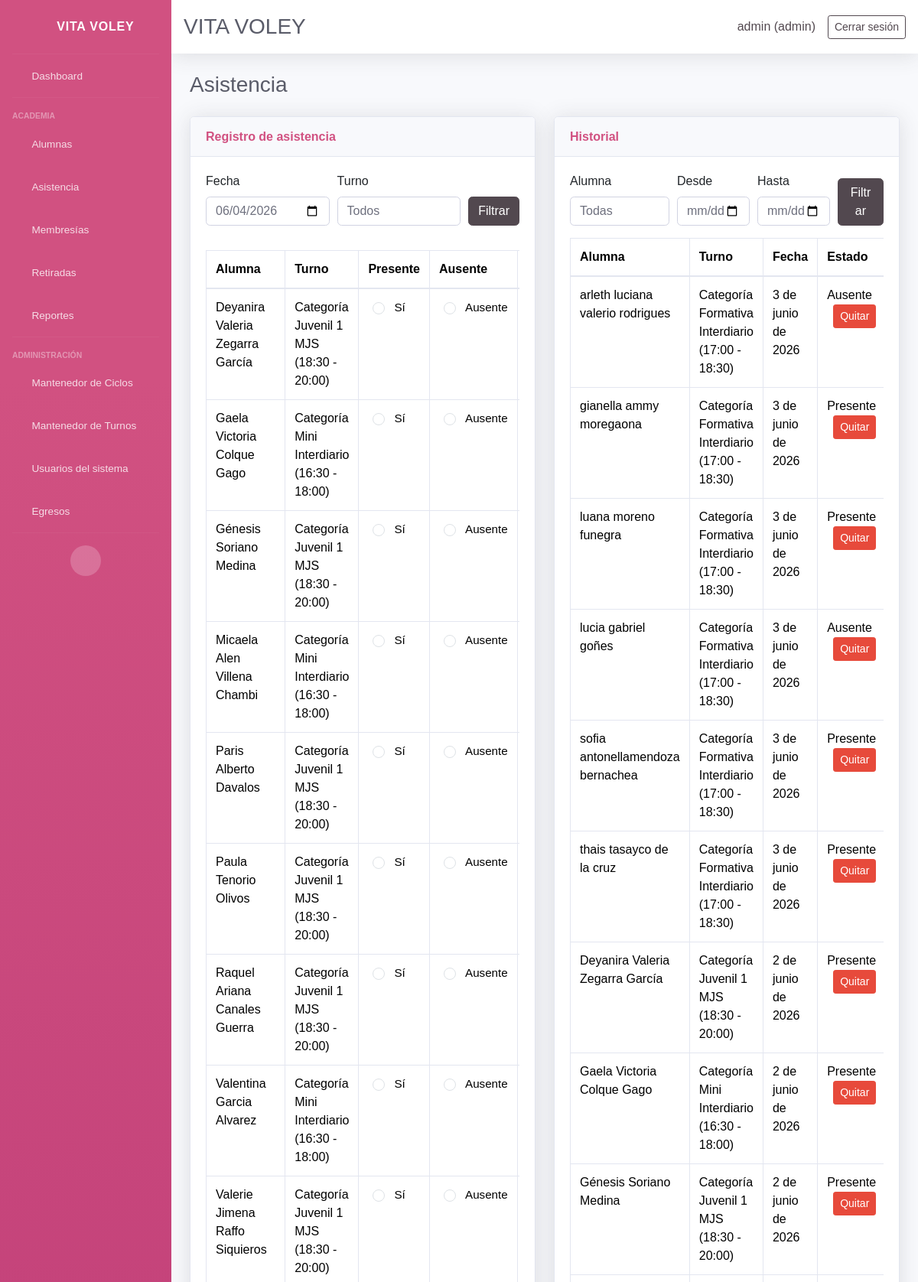
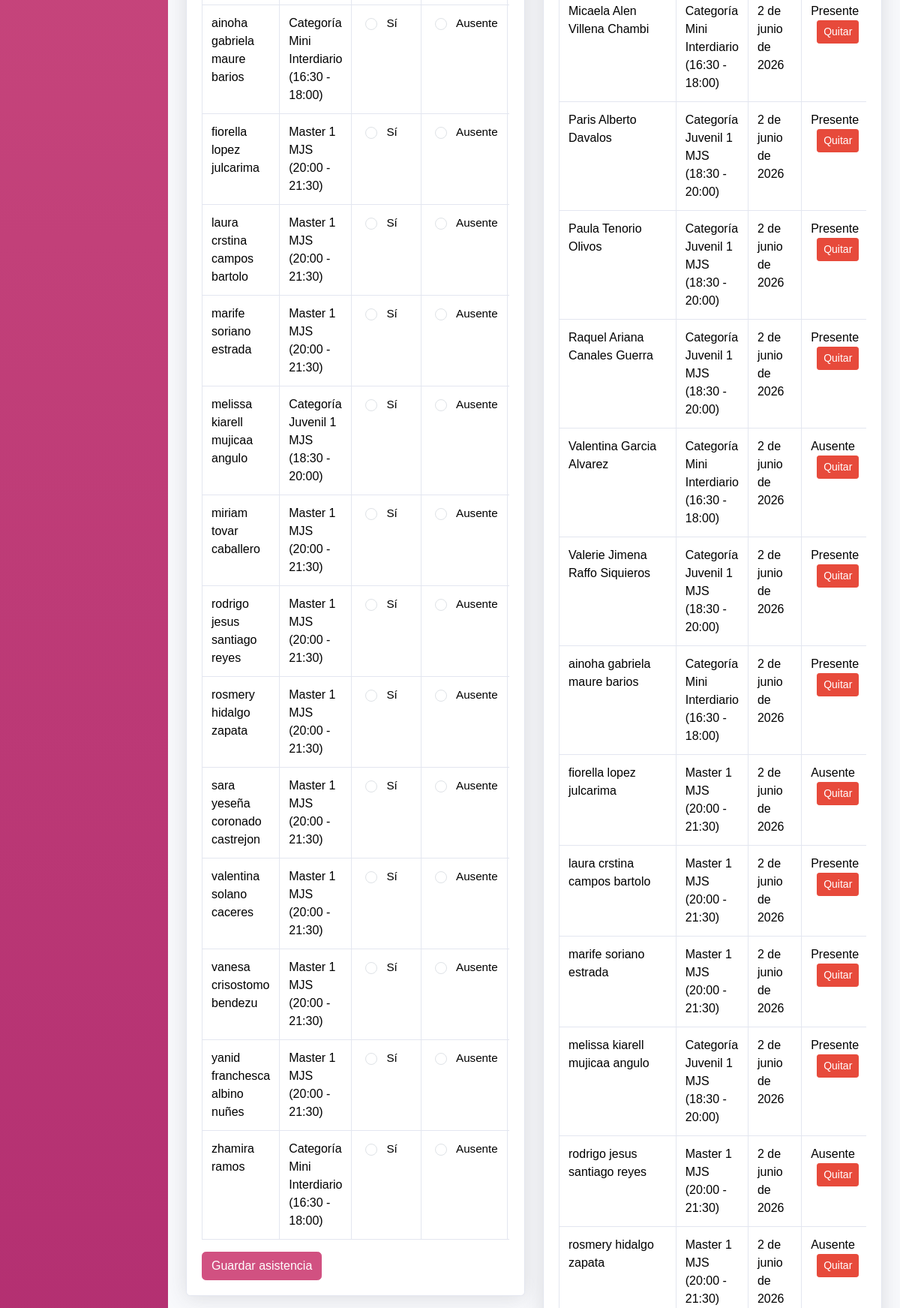
Page /attendance/ (signed in, upper part) on the committed database (2 pictures, top to bottom).
### core/models.py (models this page shows, shortened)
class Student(models.Model):
    ENROLLMENT_STATUS_CHOICES = ENROLLMENT_STATUS_CHOICES
    name = models.CharField(max_length=120)
    age = models.PositiveSmallIntegerField(blank=True, null=True)
    dni = models.CharField(max_length=15, blank=True, null=True)
    email = models.EmailField(blank=True, null=True)
    contact = models.CharField(max_length=200, blank=True, null=True, verbose_name='Teléfono del estudiante')
    gender = models.CharField(max_length=10, choices=GENDER_CHOICES, blank=True, null=True, verbose_name='Género')
    cycle = models.ForeignKey(
        Cycle,
        on_delete=models.SET_NULL,
        blank=True,
        null=True,
        related_name='students',
        verbose_name='Ciclo',
    )
    student_condition = models.CharField(
        max_length=20,
        choices=STUDENT_CONDITION_CHOICES,
        default='regular',
        verbose_name='Condición del alumno',
    )
    school = models.CharField(max_length=120, blank=True, null=True, verbose_name='Colegio')
    size = models.CharField(max_length=5, choices=SIZE_CHOICES, blank=True, null=True, verbose_name='Talla')
    referral_source = models.CharField(max_length=200, blank=True, null=True, verbose_name='¿Cómo se enteró de la academia?')
    uniform_delivered = models.BooleanField(default=False, verbose_name='Se entregó uniforme')
    guardian = models.CharField(max_length=120, blank=True, null=True, verbose_name='Nombre del apoderado')
    guardian_dni = models.CharField(max_length=15, blank=True, null=True, verbose_name='DNI del apoderado')
    guardian_birth_date = models.DateField(blank=True, null=True, verbose_name='Fecha de nacimiento del apoderado')
    guardian_gender = models.CharField(
        max_length=10,
        choices=GENDER_CHOICES,
        blank=True,
        null=True,
        verbose_name='Género del apoderado',
    )
    guardian_phone = models.CharField(max_length=200, blank=True, null=True, verbose_name='Teléfono del apoderado')
    address = models.TextField(blank=True, null=True)
    shift = models.ForeignKey(Shift, on_delete=models.PROTECT, blank=True, null=True, related_name='students')
    enrollment_status = models.CharField(max_length=10, choices=ENROLLMENT_STATUS_CHOICES, default='active')
    retired = models.BooleanField(default=False)
    retired_reason = models.TextField(blank=True, null=True)
    retired_at = models.DateField(blank=True, null=True)
    monthly_fee = models.DecimalField(max_digits=10, decimal_places=2, blank=True, null=True)
    enrollment_date = models.DateField(blank=True, null=True)
    membership_start = models.DateField(blank=True, null=True, verbose_name='Inicio de membresía')
    membership_end = models.DateField(blank=True, null=True, verbose_name='Fin de membresía')
    birth_date = models.DateField(blank=True, null=True)
    attendance_days = models.JSONField(default=list, blank=True)
    created_at = models.DateTimeField(auto_now_add=True)
    class Meta:
        ordering = ['name']
    @property
    def active(self):
        return not self.retired and self.enrollment_status == 'active'
    def attends_on_weekday(self, weekday):
        if self.shift_id:
            return self.shift.is_active_on_weekday(weekday)
    def get_shift_display(self):
        if not self.shift:
            return ''
        return str(self.shift)

class Shift(models.Model):
    name = models.CharField(max_length=120)
    start_time = models.TimeField()
    end_time = models.TimeField()
    active_days = models.JSONField(default=list, blank=True)
    created_at = models.DateTimeField(auto_now_add=True)
    class Meta:
        ordering = ['name']
    @property
    def schedule(self):
        return f"{self.start_time.strftime('%H:%M')} - {self.end_time.strftime('%H:%M')}"
    def is_active_on_weekday(self, weekday):
        if weekday is None:
            return True
        days = self.active_days or []
        if not days or len(days) == 7:
            return True
        return weekday in days
    def __str__(self):
        return f"{self.name} ({self.schedule})"

class Attendance(models.Model):
    student = models.ForeignKey(Student, on_delete=models.CASCADE, related_name='attendance')
    date = models.DateField()
    status = models.CharField(max_length=10, choices=ATTENDANCE_STATUS_CHOICES, default='present')
    class Meta:
        ordering = ['-date']
        unique_together = ('student', 'date')

### core/views.py (the view, shortened to what this page needs)
# urls.py: path('attendance/', views.attendance_view, name='attendance'),
@login_required(login_url='login')
def attendance_view(request):
    selected_date = request.GET.get('date', _today_iso())
    shift_filter = request.GET.get('shift', '')
    history_student = request.GET.get('history_student', '')
    history_from = request.GET.get('history_from', '')
    history_to = request.GET.get('history_to', '')
    students = Student.objects.filter(retired=False, enrollment_status='active')
    selected_shift = None
    if shift_filter:
        selected_shift = Shift.objects.filter(pk=shift_filter).first()
        students = students.filter(shift=shift_filter)
    students = students.order_by('name')
    students = [
        student for student in students
        if _student_attends_on_date(student, selected_date)
        and _shift_active_on_date(selected_shift, selected_date)
    ]
    attendance_map = {
        att.student_id: att.status
        for att in Attendance.objects.filter(date=selected_date)
    }
    history = Attendance.objects.select_related('student').order_by('-date', 'student__name')
    if history_student:
        history = history.filter(student_id=history_student)
    if history_from:
        history = history.filter(date__gte=history_from)
    if history_to:
        history = history.filter(date__lte=history_to)
    if shift_filter:
        history = history.filter(student__shift=shift_filter)
    shift_choices = [(str(shift.id), str(shift)) for shift in Shift.objects.order_by('name')]
    return render(
        request,
        'core/attendance.html',
        {
            'students': students,
            'attendance_map': attendance_map,
            'selected_date': selected_date,
            'shift_filter': shift_filter,
            'history': history,
            'history_student': history_student,
            'history_from': history_from,
            'history_to': history_to,
            'shift_choices': shift_choices,
            'student_choices': Student.objects.filter(retired=False).order_by('name'),
        },
    )

### core/context_processors.py (called while the page is built, shortened)
def user_role_context(request):
    user_role = None
    is_admin = False
    is_secretary = False
    if request.user.is_authenticated:
        if request.user.is_superuser:
            user_role = 'admin'
            is_admin = True
    return {
        'user_role': user_role,
        'is_admin': is_admin,
        'is_secretary': is_secretary,
    }

### core/templatetags/core_tags.py (called while the page is built)
@register.filter
def get_item(dictionary, key):
    return dictionary.get(key)

### core/views.py (called while the page is built)
def _today_iso():
    return date.today().isoformat()

def _weekday_from_date(date_string):
    try:
        selected = date.fromisoformat(date_string)
    except (TypeError, ValueError):
        return None
    return selected.weekday() + 1 if selected.weekday() < 6 else 0

def _student_attends_on_date(student, date_string):
    return student.attends_on_weekday(_weekday_from_date(date_string))

def _shift_active_on_date(shift, date_string):
    if not shift:
        return True
    return shift.is_active_on_weekday(_weekday_from_date(date_string))

### core/templates/core/attendance.html (shortened to what this page needs)
{% extends 'core/base.html' %}
{% load core_tags %}
{% block content %}
<div class="d-sm-flex align-items-center justify-content-between mb-4">
    <h1 class="h3 mb-0 text-gray-800">Asistencia</h1>
</div>
<div class="row">
    <div class="col-lg-6 mb-4">
        <div class="card shadow">
            <div class="card-header py-3"><h6 class="m-0 font-weight-bold text-primary">Registro de asistencia</h6></div>
            <div class="card-body">
                <form method="get" class="form-row align-items-end mb-3">
                    <div class="col">
                        <label for="attendance_date">Fecha</label>
                        <input type="date" id="attendance_date" name="date" class="form-control" value="{{ selected_date }}">
                    </div>
                    <div class="col">
                        <label for="shift">Turno</label>
                        <select id="shift" name="shift" class="form-control">
                            <option value="">Todos</option>
                        </select>
                    </div>
                    <div class="col-auto">
                        <button class="btn btn-secondary">Filtrar</button>
                    </div>
                </form>
                <form method="post">
                    <div class="table-responsive">
                        <table class="table table-bordered">
                            <thead>
                                <tr>
                                    <th>Alumna</th>
                                    <th>Turno</th>
                                    <th>Presente</th>
                                    <th>Ausente</th>
                                    <th>Tarde</th>
                                </tr>
                            </thead>
                            <tbody>
                                {% for student in students %}
                                <tr>
                                    <td>{{ student.name }}</td>
                                    <td>{{ student.get_shift_display }}</td>
                                    <td>
                                        <div class="form-check">
                                            <input class="form-check-input" type="radio" name="status_{{ student.id }}" id="present_{{ student.id }}" value="present">
                                            <label class="form-check-label" for="present_{{ student.id }}">Sí</label>
                                        </div>
                                    </td>
                                    <td>
                                        <div class="form-check">
                                            <input class="form-check-input" type="radio" name="status_{{ student.id }}" id="absent_{{ student.id }}" value="absent"{% if attendance_map|get_item:student.id == 'absent' %} checked{% endif %}>
                                            <label class="form-check-label" for="absent_{{ student.id }}">Ausente</label>
                                        </div>
                                    </td>
                                    <td>
                                    </td>
                                </tr>
                            {% empty %}
                                <tr><td colspan="5">No hay alumnas programadas para la fecha/turno seleccionado.</td></tr>
                            {% endfor %}
                            </tbody>
                        </table>
                    </div>
                    <button class="btn btn-primary">Guardar asistencia</button>
                </form>
            </div>
        </div>
    </div>
    <div class="col-lg-6 mb-4">
        <div class="card shadow">
            <div class="card-header py-3"><h6 class="m-0 font-weight-bold text-primary">Historial</h6></div>
            <div class="card-body">
                <form method="get" class="form-row align-items-end mb-3">
                    <div class="col-md-4">
                        <label for="history_student">Alumna</label>
                        <select id="history_student" name="history_student" class="form-control">
                            <option value="">Todas</option>
                        </select>
                    </div>
                    <div class="col-md-3">
                        <label for="history_from">Desde</label>
                        <input type="date" id="history_from" name="history_from" class="form-control" value="{{ history_from }}">
                    </div>
                    <div class="col-md-3">
                        <label for="history_to">Hasta</label>
                        <input type="date" id="history_to" name="history_to" class="form-control" value="{{ history_to }}">
                    </div>
                    <div class="col-md-2">
                        <button class="btn btn-secondary btn-block">Filtrar</button>
                    </div>
                </form>
                <div class="table-responsive">
                    <table class="table table-bordered">
                        <thead><tr><th>Alumna</th><th>Turno</th><th>Fecha</th><th>Estado</th></tr></thead>
                        <tbody>
                            {% for item in history %}
                            <tr>
                                <td>{{ item.student.name }}</td>
                                <td>{{ item.student.get_shift_display }}</td>
                                <td>{{ item.date }}</td>
                                <td>
                                    {{ item.get_status_display }}
                                        {% if not is_secretary %}
                                        <form method="post" action="{% url 'attendance_delete' item.id %}" class="d-inline ml-2">
                                        <button type="submit" class="btn btn-sm btn-danger">Quitar</button>
                                    </form>
                                    {% endif %}
                                </td>
                            </tr>
                            {% empty %}
                            <tr><td colspan="4">No hay registros de asistencia.</td></tr>
                            {% endfor %}
                        </tbody>
                    </table>
                </div>
            </div>
        </div>
    </div>
</div>
{% endblock %}

### core/templates/core/header.html (shortened to what this page needs)
<nav class="navbar navbar-expand navbar-light bg-white topbar mb-4 static-top shadow">
    <div class="d-flex align-items-center w-100 justify-content-between">
        <h1 class="h3 mb-0 text-gray-800">VITA VOLEY</h1>
        {% if user.is_authenticated %}
        <div class="d-flex align-items-center">
            <span class="mr-3 text-secondary">{{ request.user.username }} ({{ user_role|default:'Usuario' }})</span>
            <a href="{% url 'logout' %}" class="btn btn-sm btn-outline-secondary">Cerrar sesión</a>
        </div>
        {% endif %}
    </div>
</nav>

### core/templates/core/base.html (style rules this page uses)
.form-check { padding-left: 30px; }
.form-check-label { font-size: 0.95rem; margin-left: 0.25rem; }

### rows in the picture
Student: name "Deyanira Valeria Zegarra García", shift "Categoría Juvenil 1 MJS (18:30 - 20:00)", id "☐ Sí", id "☐ Ausente"
Student: name "Gaela Victoria Colque Gago", shift "Categoría Mini Interdiario (16:30 - 18:00)", id "☐ Sí", id "☐ Ausente"
Student: name "Génesis Soriano Medina", shift "Categoría Juvenil 1 MJS (18:30 - 20:00)", id "☐ Sí", id "☐ Ausente"
Student: name "Micaela Alen Villena Chambi", shift "Categoría Mini Interdiario (16:30 - 18:00)", id "☐ Sí", id "☐ Ausente"
Student: name "Paris Alberto Davalos", shift "Categoría Juvenil 1 MJS (18:30 - 20:00)", id "☐ Sí", id "☐ Ausente"
Student: name "Paula Tenorio Olivos", shift "Categoría Juvenil 1 MJS (18:30 - 20:00)", id "☐ Sí", id "☐ Ausente"
Student: name "Raquel Ariana Canales Guerra", shift "Categoría Juvenil 1 MJS (18:30 - 20:00)", id "☐ Sí", id "☐ Ausente"
Student: name "Valentina Garcia Alvarez", shift "Categoría Mini Interdiario (16:30 - 18:00)", id "☐ Sí", id "☐ Ausente"
Student: name "Valerie Jimena Raffo Siquieros", shift "Categoría Juvenil 1 MJS (18:30 - 20:00)", id "☐ Sí", id "☐ Ausente"
Student: name "ainoha gabriela maure barios", shift "Categoría Mini Interdiario (16:30 - 18:00)", id "☐ Sí", id "☐ Ausente"
Student: name "fiorella lopez julcarima", shift "Master 1 MJS (20:00 - 21:30)", id "☐ Sí", id "☐ Ausente"
Student: name "laura crstina campos bartolo", shift "Master 1 MJS (20:00 - 21:30)", id "☐ Sí", id "☐ Ausente"
Student: name "marife soriano estrada", shift "Master 1 MJS (20:00 - 21:30)", id "☐ Sí", id "☐ Ausente"
Student: name "melissa kiarell mujicaa angulo", shift "Categoría Juvenil 1 MJS (18:30 - 20:00)", id "☐ Sí", id "☐ Ausente"
Student: name "miriam tovar caballero", shift "Master 1 MJS (20:00 - 21:30)", id "☐ Sí", id "☐ Ausente"
Student: name "rodrigo jesus santiago reyes", shift "Master 1 MJS (20:00 - 21:30)", id "☐ Sí", id "☐ Ausente"
Student: name "rosmery hidalgo zapata", shift "Master 1 MJS (20:00 - 21:30)", id "☐ Sí", id "☐ Ausente"
Student: name "sara yeseña coronado castrejon", shift "Master 1 MJS (20:00 - 21:30)", id "☐ Sí", id "☐ Ausente"
Student: name "valentina solano caceres", shift "Master 1 MJS (20:00 - 21:30)", id "☐ Sí", id "☐ Ausente"
Student: name "vanesa crisostomo bendezu", shift "Master 1 MJS (20:00 - 21:30)", id "☐ Sí", id "☐ Ausente"
Student: name "yanid franchesca albino nuñes", shift "Master 1 MJS (20:00 - 21:30)", id "☐ Sí", id "☐ Ausente"
Student: name "zhamira ramos", shift "Categoría Mini Interdiario (16:30 - 18:00)", id "☐ Sí", id "☐ Ausente"
Attendance: student.name "arleth luciana valerio rodrigues", student.shift "Categoría Formativa Interdiario (17:00 - 18:30)", date "3 de junio de 2026", status "Ausente"
Attendance: student.name "gianella ammy moregaona", student.shift "Categoría Formativa Interdiario (17:00 - 18:30)", date "3 de junio de 2026", status "Presente"
Attendance: student.name "luana moreno funegra", student.shift "Categoría Formativa Interdiario (17:00 - 18:30)", date "3 de junio de 2026", status "Presente"
Attendance: student.name "lucia gabriel goñes", student.shift "Categoría Formativa Interdiario (17:00 - 18:30)", date "3 de junio de 2026", status "Ausente"
Attendance: student.name "sofia antonellamendoza bernachea", student.shift "Categoría Formativa Interdiario (17:00 - 18:30)", date "3 de junio de 2026", status "Presente"
Attendance: student.name "thais tasayco de la cruz", student.shift "Categoría Formativa Interdiario (17:00 - 18:30)", date "3 de junio de 2026", status "Presente"
Attendance: student.name "Deyanira Valeria Zegarra García", student.shift "Categoría Juvenil 1 MJS (18:30 - 20:00)", date "2 de junio de 2026", status "Presente"
Attendance: student.name "Gaela Victoria Colque Gago", student.shift "Categoría Mini Interdiario (16:30 - 18:00)", date "2 de junio de 2026", status "Presente"
Attendance: student.name "Génesis Soriano Medina", student.shift "Categoría Juvenil 1 MJS (18:30 - 20:00)", date "2 de junio de 2026", status "Presente"
Attendance: student.name "Micaela Alen Villena Chambi", student.shift "Categoría Mini Interdiario (16:30 - 18:00)", date "2 de junio de 2026", status "Presente"
Attendance: student.name "Paris Alberto Davalos", student.shift "Categoría Juvenil 1 MJS (18:30 - 20:00)", date "2 de junio de 2026", status "Presente"
Attendance: student.name "Paula Tenorio Olivos", student.shift "Categoría Juvenil 1 MJS (18:30 - 20:00)", date "2 de junio de 2026", status "Presente"
Attendance: student.name "Raquel Ariana Canales Guerra", student.shift "Categoría Juvenil 1 MJS (18:30 - 20:00)", date "2 de junio de 2026", status "Presente"
Attendance: student.name "Valentina Garcia Alvarez", student.shift "Categoría Mini Interdiario (16:30 - 18:00)", date "2 de junio de 2026", status "Ausente"
Attendance: student.name "Valerie Jimena Raffo Siquieros", student.shift "Categoría Juvenil 1 MJS (18:30 - 20:00)", date "2 de junio de 2026", status "Presente"
Attendance: student.name "ainoha gabriela maure barios", student.shift "Categoría Mini Interdiario (16:30 - 18:00)", date "2 de junio de 2026", status "Presente"
Attendance: student.name "fiorella lopez julcarima", student.shift "Master 1 MJS (20:00 - 21:30)", date "2 de junio de 2026", status "Ausente"
Attendance: student.name "laura crstina campos bartolo", student.shift "Master 1 MJS (20:00 - 21:30)", date "2 de junio de 2026", status "Presente"
Attendance: student.name "marife soriano estrada", student.shift "Master 1 MJS (20:00 - 21:30)", date "2 de junio de 2026", status "Presente"
Attendance: student.name "melissa kiarell mujicaa angulo", student.shift "Categoría Juvenil 1 MJS (18:30 - 20:00)", date "2 de junio de 2026", status "Presente"
Attendance: student.name "rodrigo jesus santiago reyes", student.shift "Master 1 MJS (20:00 - 21:30)", date "2 de junio de 2026", status "Ausente"
Attendance: student.name "rosmery hidalgo zapata", student.shift "Master 1 MJS (20:00 - 21:30)", date "2 de junio de 2026", status "Ausente"

### other values in the picture
{{ request.user.username }} "admin"
{{ user_role|default:'Usuario' }} "admin"
